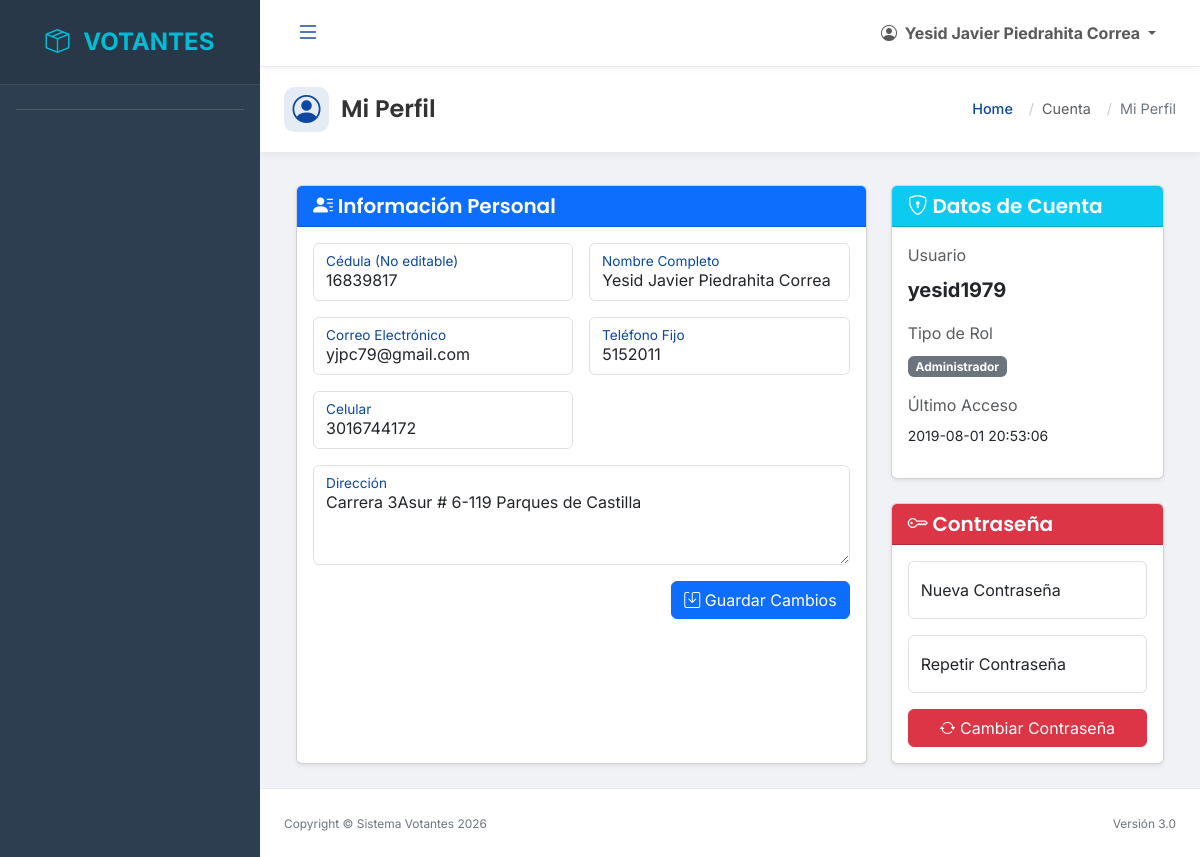
Before: /index.php?url=usuario/perfil (signed in) with the older database file.
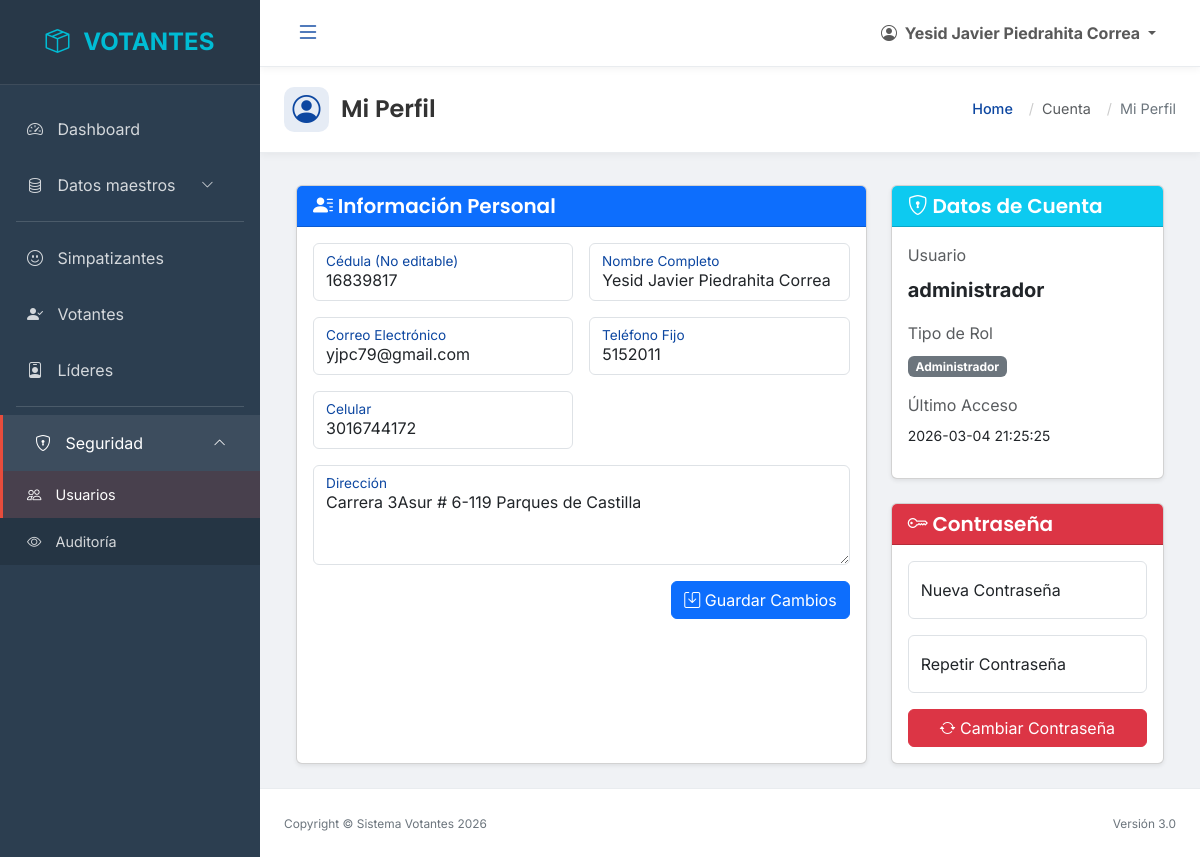
After: the same page with the newer database file.
### tables this page shows
CREATE TABLE `usuarios`  (
  `id` int NOT NULL AUTO_INCREMENT,
  `ced_usuario` varchar(60) NULL DEFAULT NULL,
  `usuario` varchar(30) NOT NULL,
  `password_usu` text NOT NULL,
  `nombre` varchar(300) NOT NULL,
  `correo` varchar(100) NOT NULL,
  `last_session` datetime NULL DEFAULT NULL,
  `activacion` int NOT NULL DEFAULT 0,
  `token` varchar(40) NOT NULL,
  `token_password` varchar(100) NULL DEFAULT NULL,
  `password_request` int NULL DEFAULT 0,
  `id_tipo` int NOT NULL,
  `dir_usuario` varchar(160) NULL DEFAULT NULL,
  `tel_usuario` varchar(60) NULL DEFAULT NULL,
  `cel_usuario` varchar(60) NULL DEFAULT NULL,
  PRIMARY KEY (`id`) USING BTREE
);

CREATE TABLE `tipo_usuario`  (
  `id` int NOT NULL AUTO_INCREMENT,
  `tipo` varchar(50) NOT NULL,
  PRIMARY KEY (`id`) USING BTREE
);

### controllers/UsuarioController.php (called while the page is built, shortened)
<?php
require_once 'models/UsuarioModel.php';
class UsuarioController {
    private $model;
    public function __construct() {
        $this->model = new UsuarioModel();
    }
    public function perfil() {
        $id = $_SESSION['id_usuario'];
        $usuario = $this->model->getUsuarioById($id);
        require 'views/usuarios/perfil.php';
    }
}
?>

### funcs/class.conexion.php (called while the page is built)
<?php
class Conexion
{
	public function get_conexion()
	{
      $servidor = "localhost";
      $db = "votantes";
      $user = "root";
      $pass = "root";
      try
      {
        $conexion = new PDO(
            "mysql:host=$servidor;dbname=$db",
            $user,
            $pass,
            array(PDO::MYSQL_ATTR_INIT_COMMAND => 'SET NAMES  \'UTF8\'')
        );
        $conexion->setAttribute(PDO::ATTR_ERRMODE, PDO::ERRMODE_EXCEPTION);
        return $conexion;
      }
      catch(PDOException $e)
      {
        die("Error de conexión local: " . $e->getMessage());
      }
	}
}
?>

### models/UsuarioModel.php (called while the page is built, shortened)
<?php
require_once "funcs/class.conexion.php";
class UsuarioModel {
    private $db;
    public function __construct() {
        $conexion = new Conexion();
        $this->db = $conexion->get_conexion();
    }
    public function getUsuarioById($id) {
        $sql = "SELECT a.*, b.tipo
                FROM usuarios a
                INNER JOIN tipo_usuario b ON a.id_tipo = b.id
                WHERE a.id = :id";
        $stmt = $this->db->prepare($sql);
        $stmt->bindValue(':id', $id);
        $stmt->execute();
        return $stmt->fetch(PDO::FETCH_ASSOC);
    }
}
?>

### views/usuarios/perfil.php (the view, shortened to what the rows shown need)
<?php include 'includes/header_dashboard.php'; ?>
<div class="page-header-container">
    <div class="page-header-title">
        <i class="bi bi-person-circle"></i>
        <h1>Mi Perfil</h1>
    </div>
    <nav aria-label="breadcrumb" class="breadcrumb-modern">
        <ol class="breadcrumb">
            <li class="breadcrumb-item"><a href="index.php?url=dashboard/index">Home</a></li>
            <li class="breadcrumb-item text-muted">Cuenta</li>
            <li class="breadcrumb-item active" aria-current="page">Mi Perfil</li>
        </ol>
    </nav>
</div>
<div class="container-fluid">
    <div class="row g-4">
        <div class="col-lg-8">
            <div class="card shadow-sm h-100">
                <div class="card-header bg-primary text-white">
                    <h5 class="card-title mb-0"><i class="bi bi-person-lines-fill"></i> Información Personal</h5>
                </div>
                <div class="card-body">
                    <form id="formPersonal" autocomplete="off">
                        <div class="row g-3">
                            <div class="col-md-6">
                                <div class="form-floating">
                                    <input type="text" class="form-control" id="cedula_up" name="cedula_up" value="<?php echo $usuario['ced_usuario']; ?>" required readonly>
                                    <label for="cedula_up">Cédula (No editable)</label>
                                </div>
                            </div>
                            <div class="col-md-6">
                                <div class="form-floating">
                                    <input type="text" class="form-control" id="nombre_up" name="nombre_up" value="<?php echo $usuario['nombre']; ?>" required maxlength="50">
                                    <label for="nombre_up">Nombre Completo</label>
                                </div>
                            </div>
                            <div class="col-md-6">
                                <div class="form-floating">
                                    <input type="email" class="form-control" id="email_up" name="email_up" value="<?php echo $usuario['correo']; ?>" required maxlength="50">
                                    <label for="email_up">Correo Electrónico</label>
                                </div>
                            </div>
                            <div class="col-md-6">
                                <div class="form-floating">
                                    <input type="text" class="form-control" id="telefono_up" name="telefono_up" value="<?php echo $usuario['tel_usuario']; ?>" maxlength="15">
                                    <label for="telefono_up">Teléfono Fijo</label>
                                </div>
                            </div>
                            <div class="col-md-6">
                                <div class="form-floating">
                                    <input type="text" class="form-control" id="cel_up" name="cel_up" value="<?php echo $usuario['cel_usuario']; ?>" maxlength="15">
                                    <label for="cel_up">Celular</label>
                                </div>
                            </div>
                             <div class="col-md-12">
                                <div class="form-floating">
                                    <textarea class="form-control" placeholder="Dirección" id="direccion_up" name="direccion_up" style="height: 100px"><?php echo $usuario['dir_usuario']; ?></textarea>
                                    <label for="direccion_up">Dirección</label>
                                </div>
                            </div>
                        </div>
                        <div class="mt-3 text-end">
                            <button type="submit" class="btn btn-primary">
                                <i class="bi bi-save"></i> Guardar Cambios
                            </button>
                        </div>
                    </form>
                </div>
            </div>
        </div>
        <div class="col-lg-4">
            <div class="card shadow-sm mb-4">
                <div class="card-header bg-info text-white">
                    <h5 class="card-title mb-0"><i class="bi bi-shield-lock"></i> Datos de Cuenta</h5>
                </div>
                <div class="card-body">
                    <div class="mb-3">
                        <label class="form-label text-muted">Usuario</label>
                        <p class="fw-bold fs-5"><?php echo $usuario['usuario']; ?></p>
                    </div>
                     <div class="mb-3">
                        <label class="form-label text-muted">Tipo de Rol</label>
                        <p><span class="badge bg-secondary"><?php echo $usuario['tipo']; ?></span></p>
                    </div>
                     <div class="mb-3">
                        <label class="form-label text-muted">Último Acceso</label>
                        <p class="small"><?php echo $usuario['last_session']; ?></p>
                    </div>
                </div>
            </div>
            <div class="card shadow-sm">
                 <div class="card-header bg-danger text-white">
                    <h5 class="card-title mb-0"><i class="bi bi-key"></i> Contraseña</h5>
                </div>
                <div class="card-body">
                     <form id="formPassword" autocomplete="off">
                        <div class="form-floating mb-3">
                             <input type="password" class="form-control" id="newPassword1_up" name="newPassword1_up" placeholder="Nueva Contraseña" required>
                             <label for="newPassword1_up">Nueva Contraseña</label>
                        </div>
                        <div class="form-floating mb-3">
                             <input type="password" class="form-control" id="newPassword2_up" name="newPassword2_up" placeholder="Repetir Contraseña" required>
                             <label for="newPassword2_up">Repetir Contraseña</label>
                        </div>
                        <div class="d-grid">
                            <button type="submit" class="btn btn-danger">
                                <i class="bi bi-arrow-repeat"></i> Cambiar Contraseña
                            </button>
                        </div>
                     </form>
                </div>
            </div>
        </div>
    </div>
</div>
<?php include 'includes/footer_dashboard.php'; ?>

Changed rows visible on the page:
changed usuarios "Yesid Javier Piedrahita Correa": usuario "yesid1979" → "administrador"; last_session "2019-08-01 20:53:06" → "2026-03-04 21:25:25"
Other visible differences:
text now shown: "Dashboard Datos maestros Simpatizantes Votantes Líderes Seguridad Usuarios Auditoría"
